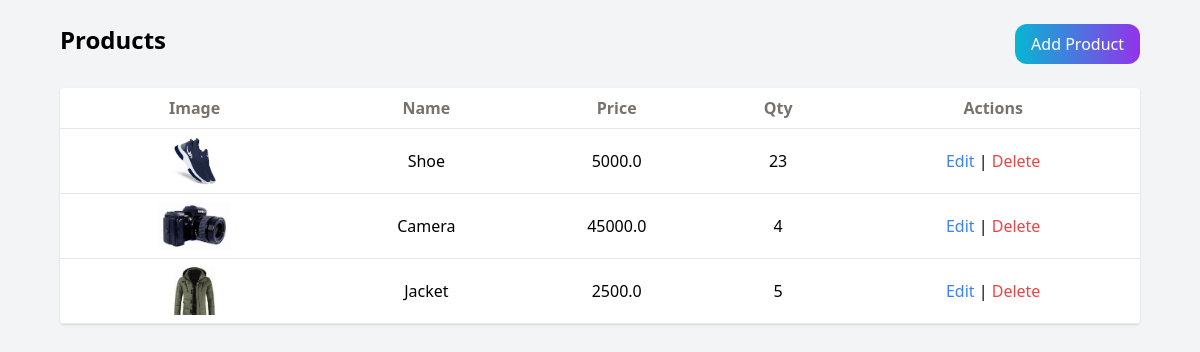
Screenshot of /products/ (signed in) with the database file from the repository.
### accounts/models.py (models this page shows, shortened)
class Product(models.Model):
    name = models.CharField(max_length=100)
    price = models.FloatField()
    quantity = models.IntegerField()
    image = models.ImageField(upload_to='products/', blank=True, null=True)
    supplier = models.ForeignKey(Supplier, on_delete=models.CASCADE, null=True, blank=True)
    created_at = models.DateTimeField(auto_now_add=True)

### accounts/views.py (the view)
# urls.py: path('products/', views.product_list, name='product_list'),
@login_required
def product_list(request):
    products = Product.objects.all()
    suppliers = Supplier.objects.all()
    return render(request, 'products/list.html', {
        'products': products,
        'suppliers': suppliers
        })

### templates/products/list.html (shortened to what this page needs)
<!DOCTYPE html>
<html lang="en">
<head>
    <script src="https://cdn.tailwindcss.com"></script>
</head>
<body class="bg-gray-100 p-6 mx-9">
    <div class="flex justify-between mb-6">
        <h1 class="text-2xl font-bold">Products</h1>
        <a onclick="openModal()" class="bg-gradient-to-r from-cyan-500 to-purple-600 text-white px-4 py-2 rounded-xl cursor-pointer">Add Product</a>
    </div>
    <table class="w-full bg-white rounded shadow">
        <thead>
            <tr class="border-b text-stone-500">
                <th class="p-2">Image</th>
                <th class="p-2">Name</th>
                <th class="p-2">Price</th>
                <th class="p-2">Qty</th>
                <th class="p-2">Actions</th>
            </tr>
        </thead>
        <tbody>
            {% for p in products %}
            <tr class="border-b text-center">
                <td class="p-2">
                    {% if p.image %}
                        <img src="{{ p.image.url }}" class="h-12 mx-auto">
                    {% endif %}
                </td>
                <td>{{ p.name }}</td>
                <td>{{ p.price }}</td>
                <td>{{ p.quantity }}</td>
                <td>
                    <a onclick="openEditModal({{ p.id }}, '{{ p.name }}', {{ p.price }}, {{ p.quantity }}, '{{ p.supplier.id }}','{% if p.image %}{{ p.image.url }}{% endif %}')" class="text-blue-500 cursor-pointer">Edit</a> |
                    <a onclick="openDeleteModal({{ p.id }}, '{{ p.name }}')"  class="text-red-500 cursor-pointer">Delete</a>
                </td>
            </tr>
            {% empty %}
            <tr>
                <td colspan="5" class="p-4 text-center">No products</td>
            </tr>
            {% endfor %}
        </tbody>
    </table>
</body>
</html>

### rows the page displays
Product: image (picture), name "Shoe", price "5000.0", quantity "23"
Product: image (picture), name "Camera", price "45000.0", quantity "4"
Product: image (picture), name "Jacket", price "2500.0", quantity "5"
